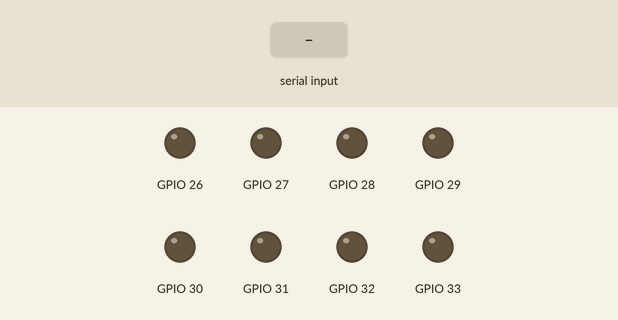
The sketch below on a simulated ESP32. Parts: output pins drawn as LEDs (lit = HIGH). The test bench sets the inputs (shaded band). What the sketch prints to the serial monitor is not drawn.

Above: at 1.2 s.
1.3 s: "1" received over Serial
At 1.7 s:
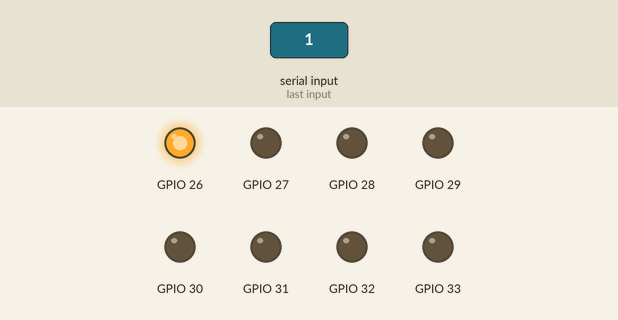
2.8 s: "2" received over Serial
At 4.0 s:
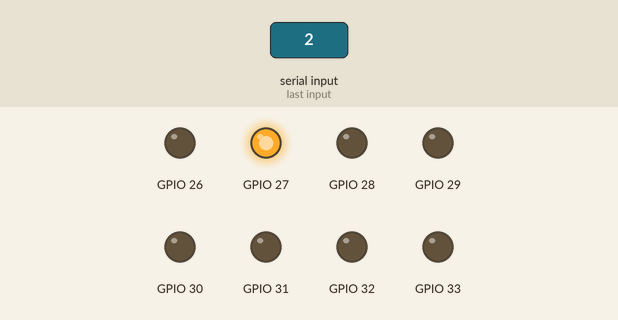
4.3 s: "1" received over Serial
At 5.2 s:
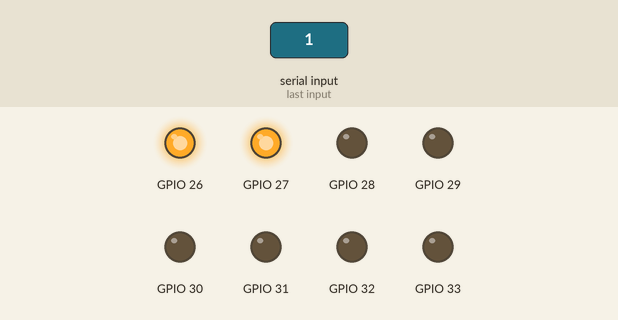
Timing chart, 0 to 7.3 s (numbered marks = the images above; inputs shaded):
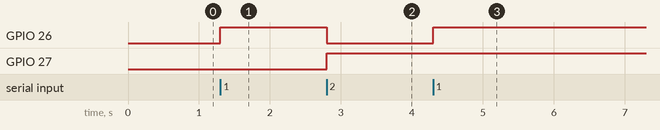

The sketch:

ArduinoG1Z4.ino
```cpp
// cita sa analognog ulaza
// kad ucita broj prve 4 lampice treba da svetle kao taj broj u binarnom obliku

void upaliBinarno(int n)
{
  int i = 26;
  while(n != 0)
  {
    Serial.print(n%2);
    Serial.print(" ");
    Serial.println(n);

    digitalWrite(i, n%2);   //upisujemo ostatak pri deljenju sa dvojkom
    n = n>>1;

    i++;
  }
}

void setup() {
  // put your setup code here, to run once:
  Serial.begin(9600);
  for(int i = 0; i < 8; i++)
  {
    pinMode(26 + i, OUTPUT);
    digitalWrite(26 + i, LOW);
  }
}

void loop() {
  if(Serial.available() > 0)
  {
    char a = Serial.read();
    a -= '0';   //od karaktera 7 dobijemo broj 7

    int i = 26;
  while(a != 0)
  {
    Serial.print(a%2);
    Serial.print(" ");
    Serial.println(a);

    digitalWrite(i, a%2);   //upisujemo ostatak pri deljenju sa dvojkom
    a = a>>1;

    i++;
  }
  }

}
```

Measured:
- after the input at 1.3 s, GPIO 26: LOW → HIGH at once
- after the input at 2.8 s, GPIO 26: HIGH → LOW at once; GPIO 27: LOW → HIGH at once
- after the input at 4.3 s, GPIO 26: LOW → HIGH at once
